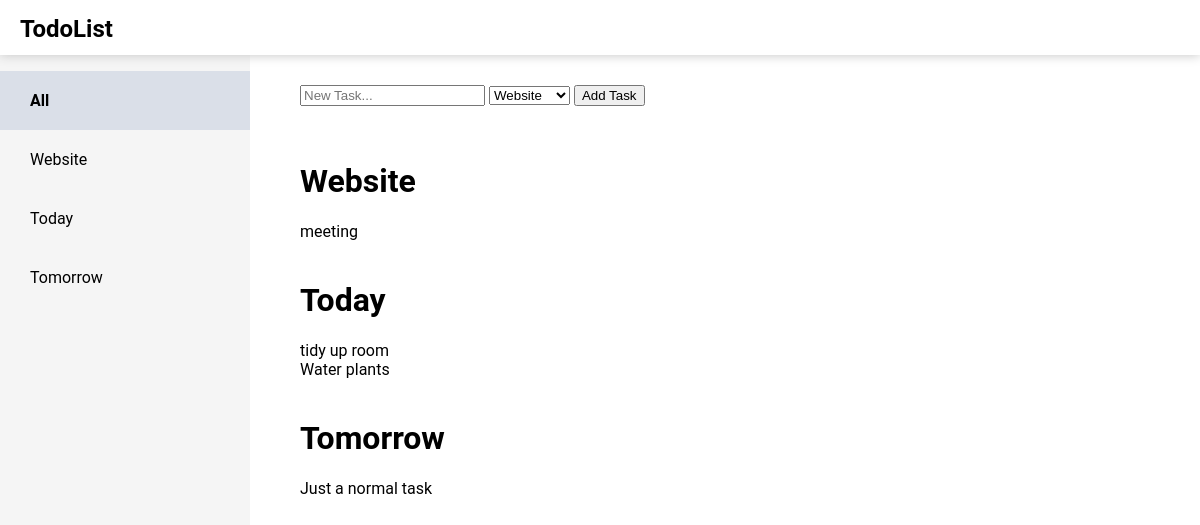
Before: / with the older database file.
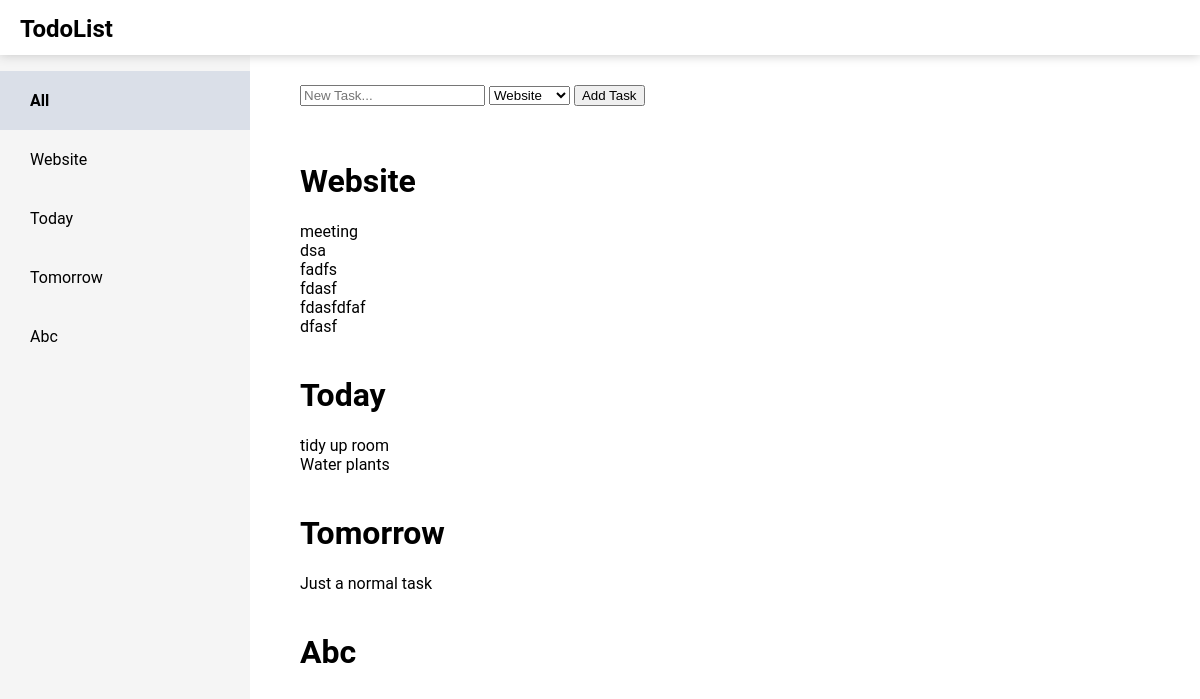
After: the same page with the newer database file.
### list/models.py (models this page shows, shortened)
class Category(models.Model):
	name = models.CharField(max_length=50, unique=True)

class Task(models.Model):
	PRIORITY_CHOICES = [('C', 'Critical'),('H','High'), ('M', 'Medium'), ('L', 'Low')]
	title = models.CharField(max_length=100)
	due_date = models.DateTimeField(blank=True, default=datetime.now)
	done = models.BooleanField(default=False)
	priority = models.CharField(choices=PRIORITY_CHOICES, max_length=10)
	category = models.ForeignKey('Category')

### list/views.py (the view)
# urls.py: 2. Add a URL to urlpatterns:  url(r'^$', views.home, name='home')
def home(request):
	categories = Category.objects.all()
	return render(request, "home.html", {"categories":categories})

### list/templates/home.html
{% extends 'base.html' %}
{% block content %}
<div class="sidebar" id="sidebar">
	<ul>
		<li class="side active" id="tabAll"><a onclick="openCategory('All')"> All </a></li>
		{% for c in categories %}
			<li class="side" id="{{'tab'|add:c.name}}"><a href="#" onclick="openCategory('{{ c.name }}')"> {{ c.name }} </a></li>
		{% endfor %}
	</ul>
</div>
<div class="content">
	<div class="taskForm">
		<form id="newTask">
			<input type="text" name="newTask" placeholder="New Task...">
			<select name="taskCategory">
				{% for c in categories %}
					<option value="{{ c.name }}">{{ c.name }}</option>
				{% endfor %}
			</select>
			<input type="submit" value="Add Task">
		</form>
	</div>
	<div class="taskList" id="categoryContent">
		<ul>
			{% for c in categories %}
				<br>
				<div id="{{'category'|add:c.name}}">
				<h1> {{ c.name }} </h1>
				{% for t in c.task_set.all %}
					<li> {{ t.title }} </li>
				{% endfor %}
				</div>
			{% endfor %}
		</ul>
	</div>
</div>
{% endblock content %}

### list/templates/base.html (shortened to what this page needs)
{% load static %}
<html>
	<head>
		<link rel="stylesheet" type="text/css" href="{% static 'styles.css' %}" >
	</head>
	<body>
		<div class="header">
			<h1 id="maintitle">TodoList</h1>
		</div>
	    <div class="maincontent">
			{% block content %}
			{% endblock content %}
		</div>
	</body>
</html>

### static/styles.css (style rules this page uses)
body { margin: 0 auto; font-family: Roboto, sans-serif; }
.header { background-color: white; box-shadow: 0 1px 10px #CCCCCC; height: 55px; margin: 0; position: relative; z-index:10; }
ul { list-style-type: none; padding-left: 0; }
li.side { font-size: 1em; padding: 20px 30px; }
li.active { background-color: #dadfe8; }
.active > a { font-weight: bold; }
a { color: black; text-decoration: none; display: block; }
#maintitle { padding-top: 15px; padding-left:20px; font-family: Roboto, sans-serif; font-size: 1.5em; }
.sidebar { background-color: #f5f5f5; padding: 0; width: 250px; height: 100%; position: fixed; overflow: auto; z-index: 10; }
.content { margin-left: 300px; position: fixed; }
.maincontent { position: fixed; }
.taskForm { padding-top: 30px; }

Changed rows visible on the page:
added Category: name "Abc"
added Task: title "dsa", shown under Category "Website"
added Task: title "fadfs", shown under Category "Website"
added Task: title "fdasf", shown under Category "Website"
added Task: title "fdasfdfaf", shown under Category "Website"
added Task: title "dfasf", shown under Category "Website"
